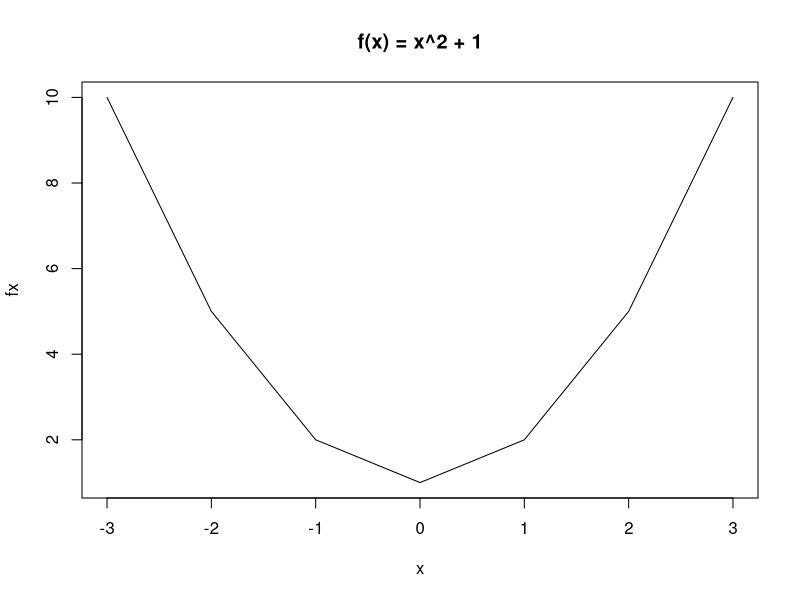
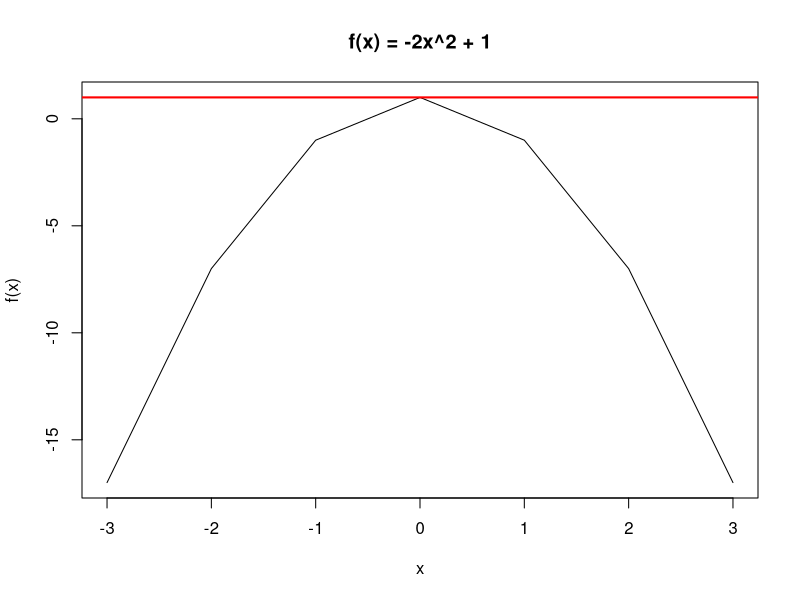

Reproduce these figures in R, in order. (Note: this script raises an error after producing the figures.)
## ---- chunk 1
library(knitr)
knitr::opts_chunk$set(comment = NA)
## ---- chunk 2
((1+2)^3)^2 

1 + (2^3)^2 
## ---- chunk 3
## Let's say a = 4 for our purposes
a <- 4
## And let's say k= 3 and l=5, b=2
k <- 3
l <- 5
b <- 2
## ---- chunk 4
a^0
a^1
## ---- chunk 5
a^k * a^l 
a^(k + l)
## ---- chunk 6
(a^k)^l
a^(k*l)
## ---- chunk 7
(a / b)^k
(a ^k)/(b^k)
## ---- chunk 8
a^(-k) 
1 / (a^k)
## ---- chunk 9
a^(1/2) 
sqrt(a)
## ---- chunk 10
ourlist <- c(1,2,3,4)
ourlist
## An alternative is to write this: ourlist <- 1:4
## ---- chunk 11
ourlist + 1
## ---- chunk 12
(ourlist + 1)^2
## ---- chunk 13
sum((ourlist + 1)^2)
## ---- chunk 14
exp(8)
log(2980.958)
## ---- chunk 15
exp(pi)

log(23.14069)
## ---- chunk 16
log(a * b)
log(a) + log(b)
## ---- chunk 17
log(a ^ 3)

3 * log(a)
## ---- chunk 18
log(a/b)
log(a) - log(b)
## ---- chunk 19
# Define variable containing url
url <- "https://github.com/allisonhorst/stats-illustrations/raw/master/other-stats-artwork/derivative_1.jpg"
url2 <- "https://github.com/allisonhorst/stats-illustrations/raw/master/other-stats-artwork/derivative_2.jpg"
url3 <- "https://github.com/allisonhorst/stats-illustrations/raw/master/other-stats-artwork/derivative_3.jpg"
url4 <- "https://github.com/allisonhorst/stats-illustrations/raw/master/other-stats-artwork/derivative_4.jpg"
url5 <- "https://github.com/allisonhorst/stats-illustrations/raw/master/other-stats-artwork/derivative_5.jpg"
url6 <- "https://github.com/allisonhorst/stats-illustrations/raw/master/other-stats-artwork/derivative_7.jpg"
url7 <- "https://github.com/allisonhorst/stats-illustrations/raw/master/other-stats-artwork/derivative_8.jpg"
url8 <- "https://github.com/allisonhorst/stats-illustrations/raw/master/other-stats-artwork/derivative_9.jpg"
## ---- chunk 20
## Let's define an arbitrary set of values for x
x <- -3:3
## Now let's map the elements of x into y using our function
fx <- x^2 + 1

## Let's plot the results
plot(x = x, y=fx, 
     xlab = "x", type = "l",
     main = "f(x) = x^2 + 1")
## ---- chunk 21
x <- -3:3
fx <- -2*x^2 + 1
plot(x = x, y = fx,
    ylab = "f(x)",
     xlab = "x", type = "l",
     main = "f(x) = -2x^2 + 1")
abline(h=1, col = "red", lwd=2)
## ---- chunk 22
u <- c(33, 44, 22, 11)
v <- c(6, 7, 8, 2)
lambda <- 3
## ---- chunk 23
u + v
## ---- chunk 24
lambda * u
## ---- chunk 25
u * v
## ---- chunk 26
## cbind() binds together vectors as columns
Wcol <- cbind(u, v)
Wcol

## rbind() binds together vectors as rows
Wrow <- rbind(u, v)
Wrow
## ---- chunk 27
dim(Wcol)
nrow(Wcol)
ncol(Wcol)
## ---- chunk 28
dim(Wrow)
nrow(Wrow)
ncol(Wrow)
## ---- chunk 29
Wcol
Wcol[2,1] # element in the second row, first column
Wcol[2,] # all elements in the second row
Wcol[, 1] # all elements in the first column
## ---- chunk 30
u
u[2] # second element in the u vector
## ---- chunk 31
## Create a 3 x 2 matrix A
A <- cbind(c(3, 4, 6), c(5, 6, 8))
A

## Create a 2 x 4 matrix B
B <- cbind(c(6,8), c(7, 9), c(3, 6), c(1, 11))
B
## ---- chunk 32
ncol(A)
nrow(B)
## ---- chunk 33
A %*% B
## ---- chunk 34
c <- 3
c*A
## ---- chunk 35
c* (A %*% B)
(c* A) %*% B
A %*% (c * B)
## ---- chunk 36
A
t(A)
## ---- chunk 37
solve(A)
## ---- chunk 38
AtA <- t(A) %*% A

solve(AtA)
## ---- chunk 39
## Look at the equivalence
D <- rbind(c(1,6,22), c(6,4,7), c(22,7,11))
D
t(D)
## ---- chunk 40
## diag() pulls out the diagonal of a matrix
sum(diag(D))
## ---- chunk 41
24/3 + 5^2 - (8 -4)
## ---- chunk 42
## sol 1
1*3 + 2*3 + 3*3 + 4*3 + 5*3

## sol 2
i <- 1:5
sum(i*3)
